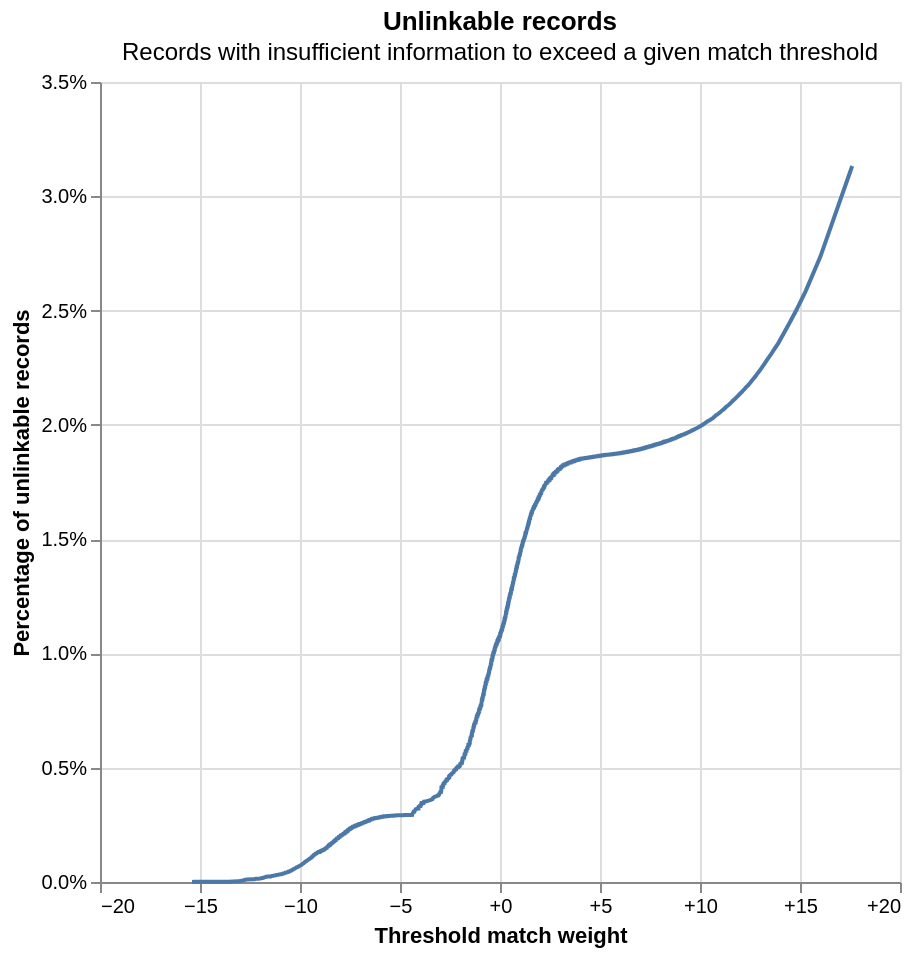

Write notebook code for a chart like this one.
### Code cell
linker.evaluation.unlinkables_chart()

### Figure 1 — Vega-Lite specification as saved in the notebook (floating-point values rounded to 4 significant figures; data arrays with more than 128 entries replaced by an {"elided": "..."} marker saying what was removed)
{"config": {"view": {"continuousWidth": 400, "continuousHeight": 300}}, "layer": [{"mark": {"type": "line"}, "encoding": {"x": {"axis": {"format": "+", "title": "Threshold match weight"}, "field": "match_weight", "type": "quantitative"}, "y": {"axis": {"format": "%", "title": "Percentage of unlinkable records"}, "field": "cum_prop", "type": "quantitative"}}}, {"mark": {"type": "point"}, "encoding": {"opacity": {"condition": {"param": "x_match_weight_y_cum_prop_coords_of_mouse", "value": 1, "empty": false}, "value": 0}, "tooltip": [{"field": "match_weight", "format": "+.5", "title": "Match weight", "type": "quantitative"}, {"field": "match_probability", "format": ".5", "title": "Match probability", "type": "quantitative"}, {"field": "cum_prop", "format": ".3%", "title": "Proportion of unlinkable records", "type": "quantitative"}], "x": {"axis": {"title": "Threshold match weight"}, "field": "match_weight", "type": "quantitative"}, "y": {"axis": {"format": "%", "title": "Percentage of unlinkable records"}, "field": "cum_prop", "type": "quantitative"}}, "name": "mouse_coords"}, {"mark": {"type": "rule", "color": "gray"}, "encoding": {"x": {"field": "match_weight", "type": "quantitative"}}, "transform": [{"filter": {"param": "x_match_weight_y_cum_prop_coords_of_mouse", "empty": false}}]}, {"mark": {"type": "rule", "color": "gray"}, "encoding": {"y": {"field": "cum_prop", "type": "quantitative"}}, "transform": [{"filter": {"param": "x_match_weight_y_cum_prop_coords_of_mouse", "empty": false}}]}], "data": {"name": "data-e10c2b11576e860dd2ca2cd913b2d2d2"}, "height": 400, "params": [{"name": "x_match_weight_y_cum_prop_coords_of_mouse", "select": {"type": "point", "fields": ["match_weight", "cum_prop"], "nearest": true, "on": "mouseover"}, "views": ["mouse_coords"]}], "title": {"text": "Unlinkable records", "subtitle": "Records with insufficient information to exceed a given match threshold"}, "width": 400, "$schema": "https://vega.github.io/schema/vega-lite/v5.9.3.json", "datasets": {"data-e10c2b11576e860dd2ca2cd913b2d2d2": {"elided": "4434 records"}}}
